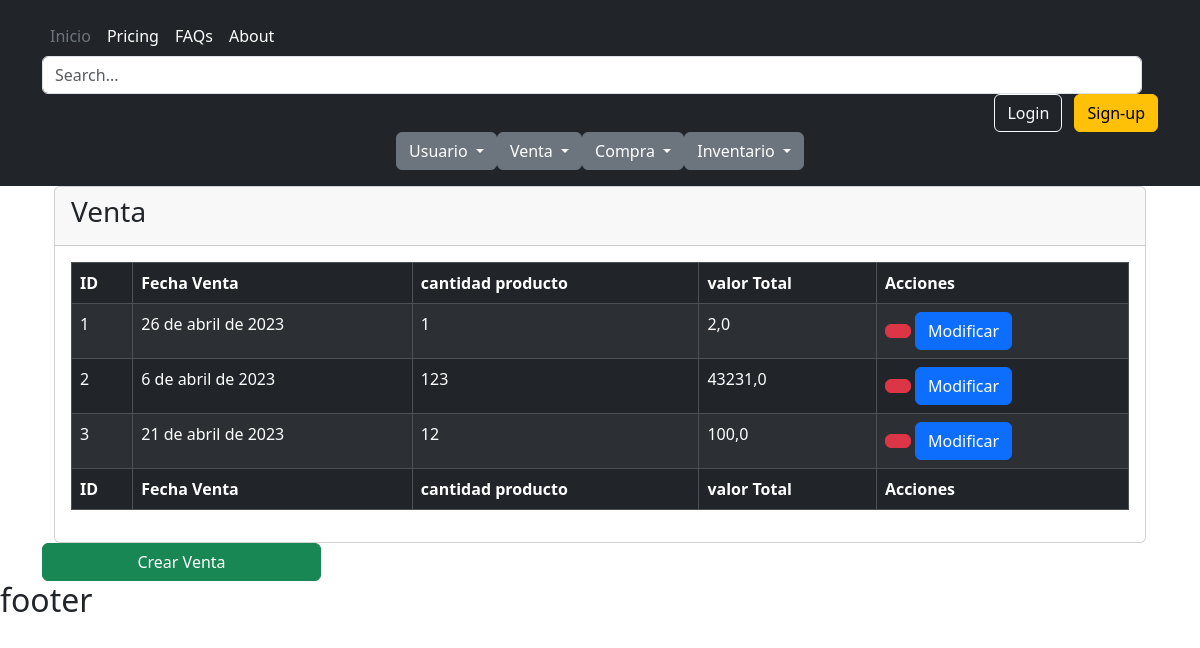
Before: /ventas/venta/ with the older database file.
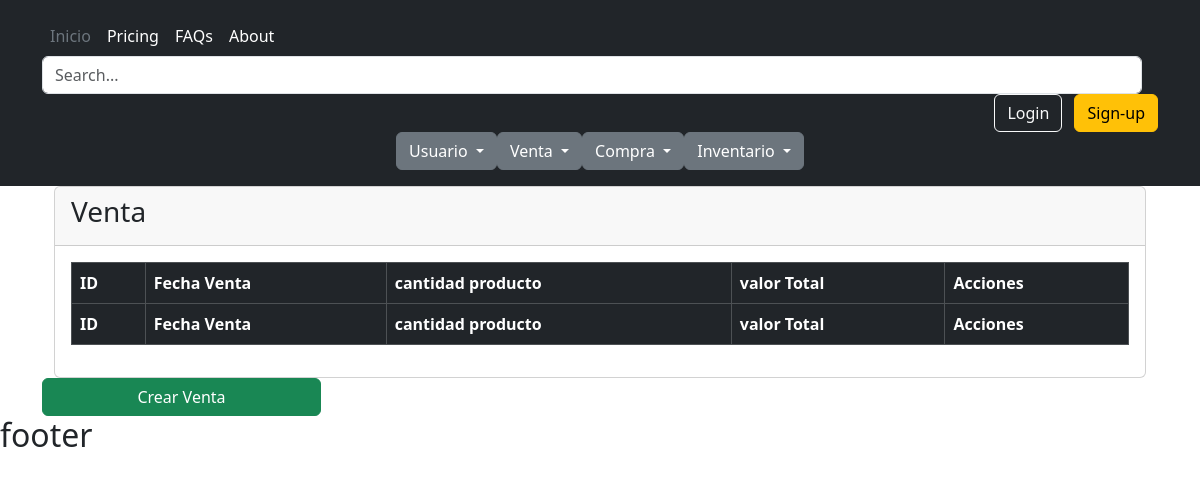
After: the same page with the newer database file.
### venta/models.py (models this page shows, shortened)
class Venta(models.Model):
    fecha_venta=models.DateField(verbose_name="fecha venta",help_text="MM/DD/AAAA")
    detalle_venta_cantidad_producto=models.ForeignKey(Detalle_venta, on_delete=models.CASCADE,verbose_name="detalle venta cantidad producto")

class Detalle_venta(models.Model):
    cantidad_producto=models.IntegerField(verbose_name="Cantidad Producto")
    valor_total=models.FloatField(max_length=45,verbose_name="Valor Total venta")
    class Meta:
        verbose_name_plural = "detalle_ventas"

### venta/views.py (the view)
# urls.py: path('venta/', venta_listar, name="venta" ),
def venta_listar(request):
    titulo="Venta"
    modulo="ventas"
    venta=Venta.objects.all()
    context={
        "titulo":titulo,
        "modulo":modulo,
        "ventas":venta
    }
    return render(request,"ventas/venta/listar.html",context)

### base/templates/ventas/venta/listar.html (shortened to what this page needs)
{% extends 'partials/body.html' %}
{% load bootstrap_icons %}
{% block contenido %}
<div class="wrapper">
  <section class="content">
    <div class="container-fluid">
      <div class="row">
        <div class="col-12">
          <div class="card">
            <div class="card-header">
              <h3 class="card-title"> {{titulo}} </h3>
            </div>
            <div class="card-body">
              <table id="example1" class="table table-bordered table-striped table-dark">
                <thead>
                  <tr>
                    <th>ID</th>
                    <th>Fecha Venta</th>
                    <th>cantidad producto</th>
                    <th>valor Total</th>
                    <th>Acciones</th>
                  </tr>
              </thead>
            <tbody>
              {% for venta in ventas %}
              <tr>
                <td>{{venta.id}}</td>
                <td>{{venta.fecha_venta}}</td>
                <td>{{venta.detalle_venta_cantidad_producto.cantidad_producto}}</td>
                <td>{{venta.detalle_venta_cantidad_producto.valor_total}}</td>
                <td>
                  <button  type="button" data-cafe-bar="{{venta.id}}" class="btnEliminar btn btn-danger"
                  data-bs-toggle="modal" data-bs-target="#modalConf">
              </button>
                  <a
                    class="btn btn-primary"
                    href="{% url 'venta-modificar' venta.id %}"
                    >Modificar</a
                  >
                </td>
              </tr>
          {% endfor %}
            </tbody>
            <tfoot>
              <tr>
                <th>ID</th>
                <th>Fecha Venta</th>
                <th>cantidad producto</th>
                <th>valor Total</th>
                <th>Acciones</th>
              </tr>
            </tfoot>
              </table>
            </div>
          </div>
        </div>
      </div>
    </div>
  </section>
  <a href="{% url 'venta-crear' %}" class="btn btn-success w-25">Crear {{titulo}}</a>
</div>
{% endblock contenido %}

Changed rows visible on the page:
removed Venta: id "1", fecha_venta "26 de abril de 2023", detalle_venta_cantidad_producto.cantidad_producto "1", detalle_venta_cantidad_producto.valor_total "2,0"
removed Venta: id "2", fecha_venta "6 de abril de 2023", detalle_venta_cantidad_producto.cantidad_producto "123", detalle_venta_cantidad_producto.valor_total "43231,0"
removed Venta: id "3", fecha_venta "21 de abril de 2023", detalle_venta_cantidad_producto.cantidad_producto "12", detalle_venta_cantidad_producto.valor_total "100,0"
